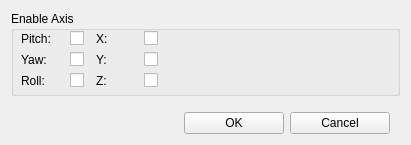
<?xml version="1.0" encoding="UTF-8"?>
<ui version="4.0">
 <class>UIHydraControls</class>
 <widget class="QWidget" name="UIHydraControls">
  <property name="windowModality">
   <enum>Qt::ApplicationModal</enum>
  </property>
  <property name="geometry">
   <rect>
    <x>0</x>
    <y>0</y>
    <width>411</width>
    <height>145</height>
   </rect>
  </property>
  <property name="windowTitle">
   <string>Sixense Hydra tracker settings FaceTrackNoIR</string>
  </property>
  <property name="windowIcon">
   <iconset>
    <normaloff>images/FaceTrackNoIR.png</normaloff>images/FaceTrackNoIR.png</iconset>
  </property>
  <property name="layoutDirection">
   <enum>Qt::LeftToRight</enum>
  </property>
  <property name="autoFillBackground">
   <bool>false</bool>
  </property>
  <layout class="QVBoxLayout" name="_vertical_layout">
   <item>
    <widget class="QGroupBox" name="groupBox_3">
     <property name="minimumSize">
      <size>
       <width>0</width>
       <height>85</height>
      </size>
     </property>
     <property name="title">
      <string>Enable Axis</string>
     </property>
     <widget class="QWidget" name="layoutWidget">
      <property name="geometry">
       <rect>
        <x>10</x>
        <y>20</y>
        <width>143</width>
        <height>60</height>
       </rect>
      </property>
      <layout class="QGridLayout" name="gridLayout_2">
       <item row="0" column="0">
        <widget class="QLabel" name="label_61">
         <property name="text">
          <string>Pitch:</string>
         </property>
        </widget>
       </item>
       <item row="0" column="1">
        <widget class="QCheckBox" name="chkEnablePitch">
         <property name="maximumSize">
          <size>
           <width>20</width>
           <height>16777215</height>
          </size>
         </property>
         <property name="layoutDirection">
          <enum>Qt::LeftToRight</enum>
         </property>
         <property name="styleSheet">
          <string notr="true"/>
         </property>
         <property name="text">
          <string/>
         </property>
        </widget>
       </item>
       <item row="1" column="0">
        <widget class="QLabel" name="label_91">
         <property name="text">
          <string>Yaw:</string>
         </property>
        </widget>
       </item>
       <item row="1" column="1">
        <widget class="QCheckBox" name="chkEnableYaw">
         <property name="maximumSize">
          <size>
           <width>20</width>
           <height>16777215</height>
          </size>
         </property>
         <property name="layoutDirection">
          <enum>Qt::LeftToRight</enum>
         </property>
         <property name="text">
          <string/>
         </property>
        </widget>
       </item>
       <item row="2" column="0">
        <widget class="QLabel" name="label_111">
         <property name="text">
          <string>Roll:</string>
         </property>
        </widget>
       </item>
       <item row="2" column="1">
        <widget class="QCheckBox" name="chkEnableRoll">
         <property name="maximumSize">
          <size>
           <width>20</width>
           <height>16777215</height>
          </size>
         </property>
         <property name="layoutDirection">
          <enum>Qt::LeftToRight</enum>
         </property>
         <property name="text">
          <string/>
         </property>
        </widget>
       </item>
       <item row="0" column="2">
        <widget class="QLabel" name="label_6">
         <property name="text">
          <string>X:</string>
         </property>
        </widget>
       </item>
       <item row="0" column="3">
        <widget class="QCheckBox" name="chkEnableX">
         <property name="maximumSize">
          <size>
           <width>20</width>
           <height>16777215</height>
          </size>
         </property>
         <property name="layoutDirection">
          <enum>Qt::LeftToRight</enum>
         </property>
         <property name="styleSheet">
          <string notr="true"/>
         </property>
         <property name="text">
          <string/>
         </property>
        </widget>
       </item>
       <item row="1" column="2">
        <widget class="QLabel" name="label_9">
         <property name="text">
          <string>Y:</string>
         </property>
        </widget>
       </item>
       <item row="1" column="3">
        <widget class="QCheckBox" name="chkEnableY">
         <property name="maximumSize">
          <size>
           <width>20</width>
           <height>16777215</height>
          </size>
         </property>
         <property name="layoutDirection">
          <enum>Qt::LeftToRight</enum>
         </property>
         <property name="text">
          <string/>
         </property>
        </widget>
       </item>
       <item row="2" column="2">
        <widget class="QLabel" name="label_11">
         <property name="text">
          <string>Z:</string>
         </property>
        </widget>
       </item>
       <item row="2" column="3">
        <widget class="QCheckBox" name="chkEnableZ">
         <property name="maximumSize">
          <size>
           <width>20</width>
           <height>16777215</height>
          </size>
         </property>
         <property name="layoutDirection">
          <enum>Qt::LeftToRight</enum>
         </property>
         <property name="text">
          <string/>
         </property>
        </widget>
       </item>
      </layout>
     </widget>
    </widget>
   </item>
   <item>
    <spacer name="verticalSpacer">
     <property name="orientation">
      <enum>Qt::Vertical</enum>
     </property>
     <property name="sizeHint" stdset="0">
      <size>
       <width>20</width>
       <height>40</height>
      </size>
     </property>
    </spacer>
   </item>
   <item>
    <layout class="QHBoxLayout" name="horizontalLayout">
     <item>
      <spacer name="horizontalSpacer_2">
       <property name="orientation">
        <enum>Qt::Horizontal</enum>
       </property>
       <property name="sizeHint" stdset="0">
        <size>
         <width>40</width>
         <height>20</height>
        </size>
       </property>
      </spacer>
     </item>
     <item>
      <layout class="QHBoxLayout" name="horizontalLayout_2">
       <property name="sizeConstraint">
        <enum>QLayout::SetDefaultConstraint</enum>
       </property>
       <item>
        <widget class="QPushButton" name="btnOK">
         <property name="sizePolicy">
          <sizepolicy hsizetype="Preferred" vsizetype="Fixed">
           <horstretch>0</horstretch>
           <verstretch>0</verstretch>
          </sizepolicy>
         </property>
         <property name="minimumSize">
          <size>
           <width>100</width>
           <height>0</height>
          </size>
         </property>
         <property name="maximumSize">
          <size>
           <width>100</width>
           <height>16777215</height>
          </size>
         </property>
         <property name="text">
          <string>OK</string>
         </property>
        </widget>
       </item>
       <item>
        <widget class="QPushButton" name="btnCancel">
         <property name="sizePolicy">
          <sizepolicy hsizetype="Preferred" vsizetype="Fixed">
           <horstretch>0</horstretch>
           <verstretch>0</verstretch>
          </sizepolicy>
         </property>
         <property name="minimumSize">
          <size>
           <width>100</width>
           <height>0</height>
          </size>
         </property>
         <property name="maximumSize">
          <size>
           <width>100</width>
           <height>16777215</height>
          </size>
         </property>
         <property name="text">
          <string>Cancel</string>
         </property>
        </widget>
       </item>
      </layout>
     </item>
     <item>
      <spacer name="horizontalSpacer">
       <property name="orientation">
        <enum>Qt::Horizontal</enum>
       </property>
       <property name="sizeType">
        <enum>QSizePolicy::Fixed</enum>
       </property>
       <property name="sizeHint" stdset="0">
        <size>
         <width>10</width>
         <height>20</height>
        </size>
       </property>
      </spacer>
     </item>
    </layout>
   </item>
  </layout>
 </widget>
 <tabstops>
  <tabstop>btnOK</tabstop>
  <tabstop>btnCancel</tabstop>
 </tabstops>
 <resources/>
 <connections/>
 <slots>
  <slot>startEngineClicked()</slot>
  <slot>stopEngineClicked()</slot>
  <slot>cameraSettingsClicked()</slot>
 </slots>
</ui>
